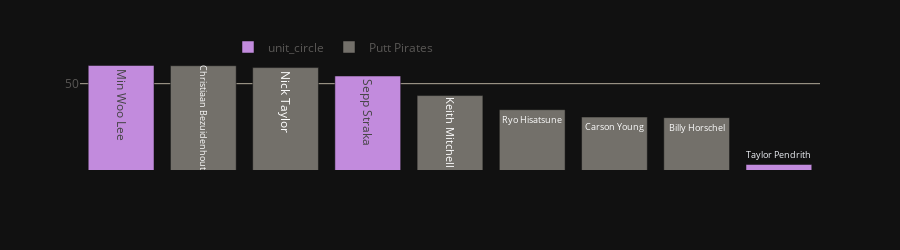

Notebook cell for this chart:
### Code cell
get_matchup_bar(week,m1)

### Figure 1 — Plotly figure (JSON) as saved in the notebook; plotly's stock layout.template omitted (floating-point values rounded to 4 significant figures)
{"data": [{"alignmentgroup": "True", "hovertemplate": "<b>%{hovertext}</b><br><br>team=unit_circle<br>=%{y}<br>player=%{text}<extra></extra>", "hovertext": [53.03, 51.26, 38.49], "legendgroup": "unit_circle", "marker": {"color": "rgb(194,139,221)", "pattern": {"shape": ""}}, "name": "unit_circle", "offsetgroup": "unit_circle", "orientation": "v", "showlegend": true, "text": ["Min Woo Lee", "Sepp Straka", "Taylor Pendrith"], "textposition": "auto", "type": "bar", "x": [0, 3, 8], "xaxis": "x", "y": [53.03, 51.26, 38.49], "yaxis": "y"}, {"alignmentgroup": "True", "hovertemplate": "<b>%{hovertext}</b><br><br>team=Putt Pirates<br>=%{y}<br>player=%{text}<extra></extra>", "hovertext": [52.99, 52.67, 48.11, 45.96, 44.88, 44.79], "legendgroup": "Putt Pirates", "marker": {"color": "rgb(115,112,106)", "pattern": {"shape": ""}}, "name": "Putt Pirates", "offsetgroup": "Putt Pirates", "orientation": "v", "showlegend": true, "text": ["Christiaan Bezuidenhout", "Nick Taylor", "Keith Mitchell", "Ryo Hisatsune", "Carson Young", "Billy Horschel"], "textposition": "auto", "type": "bar", "x": [1, 2, 4, 5, 6, 7], "xaxis": "x", "y": [52.99, 52.67, 48.11, 45.96, 44.88, 44.79], "yaxis": "y"}], "layout": {"barmode": "relative", "height": 250, "legend": {"font": {"color": "#5A5856"}, "orientation": "h", "title": {"text": ""}, "tracegroupgap": 0, "x": 0.2, "y": 1.25}, "margin": {"t": 60}, "xaxis": {"anchor": "y", "domain": [0, 1], "showticklabels": false, "title": {"text": ""}}, "yaxis": {"anchor": "x", "domain": [0, 1], "gridcolor": "#B1A999", "tickfont": {"color": "#5A5856"}, "tickvals": [50, 60, 70, 80, 90, 100], "title": {"text": ""}, "type": "log"}}}
